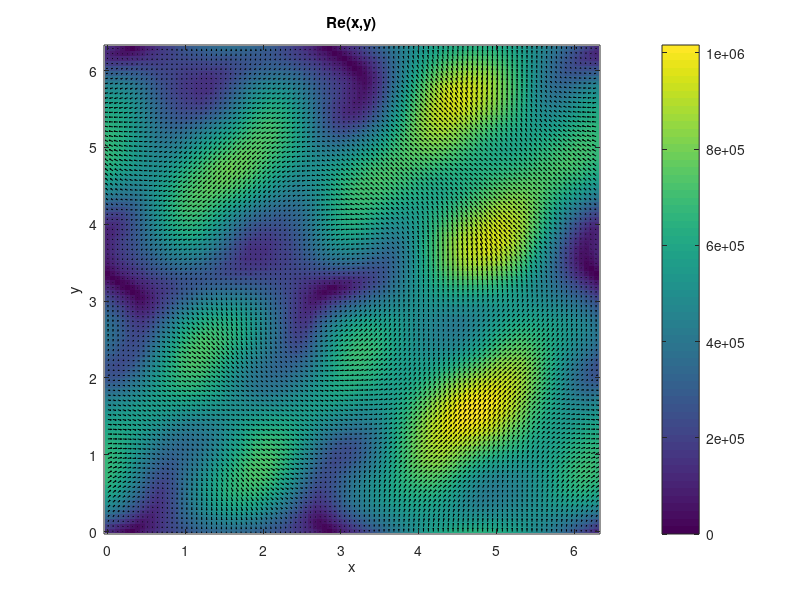

The MATLAB source for this figure:
[x,y] = meshgrid(linspace(0,2*pi,100));
rho = 7900;
mu = 1e-1;

L = (max(max(x)) + max(max(y)))/2;

u =  sin(y) + 0.5*cos(3*x).*sin(2*y);
v = -sin(x) + 0.5*sin(3*y).*cos(2*x) + rand;


speed = sqrt(u.^2 + v.^2);
Re = rho * speed .* L / mu;

figure
imagesc(x(1,:), y(:,1), Re)
set(gca,'YDir','normal')
colorbar
xlabel('x')
ylabel('y')
title('Re(x,y)')

hold on
quiver(x,y,u,v,'k')
hold off
